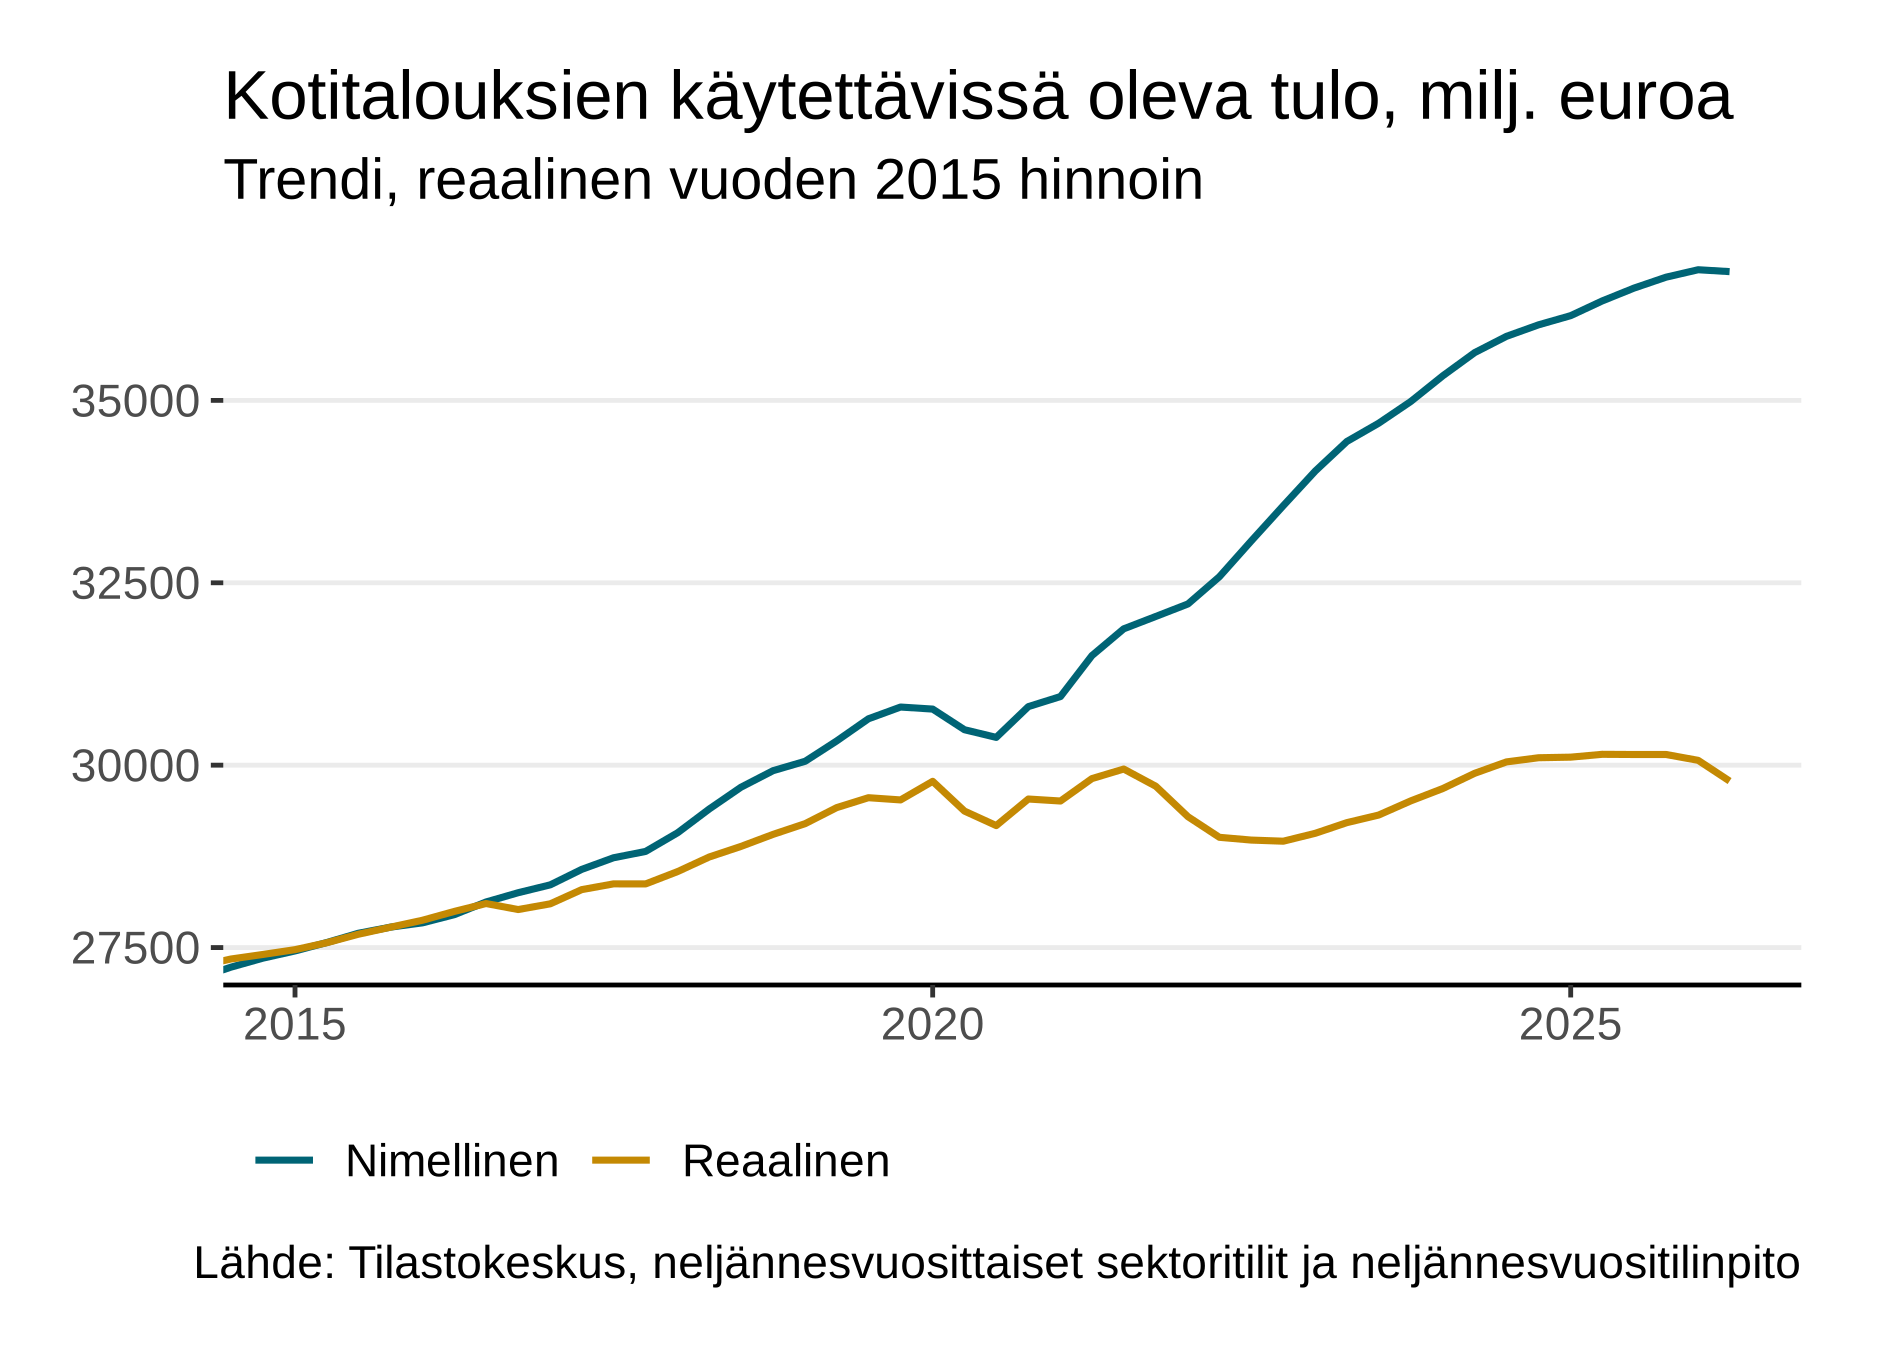

The R source for this figure:
# Kotitalouksien kaytettavissa oleva tulo trendisarjana, esityskoossa.
# Sama kuvio kuin sivuston ostovoima-taso, mutta kausitasoitetun sarjan
# sijaan Tilastokeskuksen trendisarjat. Reaalinen sarja on deflatoitu
# yksityisen kulutuksen implisiittisella hinnalla, joka lasketaan nyt
# trendisarjoista (kaypa hinta / volyymi, viitevuosi 2015).
#
# Ajo: Rscript esitys/kuviot/ostovoima-taso-trendi.R [tiedosto.png]

library(visu)
library(dplyr)

args <- commandArgs(trailingOnly = TRUE)
tiedosto <- if (length(args)) args[[1]] else "esitys/kuviot/ostovoima-taso-trendi.png"

tulo <- visu_get_data(
  url = "https://pxdata.stat.fi/PxWeb/api/v1/fi/StatFin/ntp/15a6.px/",
  query = list(
    "timeperiod_q" = "*",
    "sektoriluokitus_7_20230101" = "S14",
    "taloustoimi_1_20180101" = "B6N",
    "contentscode" = "ntp-TRENDI"
  )
)

kulutus <- visu_get_data(
  url = "https://pxdata.stat.fi/PxWeb/api/v1/fi/StatFin/ntp/132h.px/",
  query = list(
    "timeperiod_q" = "*",
    "taloustoimi_1_20180101" = "P3KS14_S15",
    "contentscode" = c("trendicp", "trendivv2015")
  )
)

hinta <- kulutus |>
  group_by(time) |>
  summarise(hinta = values[contentscode == "trendicp"] /
                    values[contentscode == "trendivv2015"], .groups = "drop")

d <- inner_join(select(tulo, time, values), hinta, by = "time")
ostovoima <- bind_rows(
  transmute(d, time, sarja = "Nimellinen", values),
  transmute(d, time, sarja = "Reaalinen", values = values / hinta)
) |>
  mutate(sarja = factor(sarja, levels = c("Nimellinen", "Reaalinen")))

p <- visu_plot(
  ostovoima, colour = "sarja",
  title = "Kotitalouksien käytettävissä oleva tulo, milj. euroa",
  subtitle = "Trendi, reaalinen vuoden 2015 hinnoin",
  caption = "Lähde: Tilastokeskus, neljännesvuosittaiset sektoritilit ja neljännesvuositilinpito",
  lang = "fi"
)

# Samat mitat ja tyyli kuin visu_chart_png():n oletuksilla.
leveys <- 6.28
korkeus <- 4.49
p <- visu_restyle(p, legend = "auto", scale = 1.15, width = leveys)
ggplot2::ggsave(tiedosto, p, width = leveys, height = korkeus, dpi = 300, bg = "white")
cat("Tallennettu:", tiedosto, "\n")
